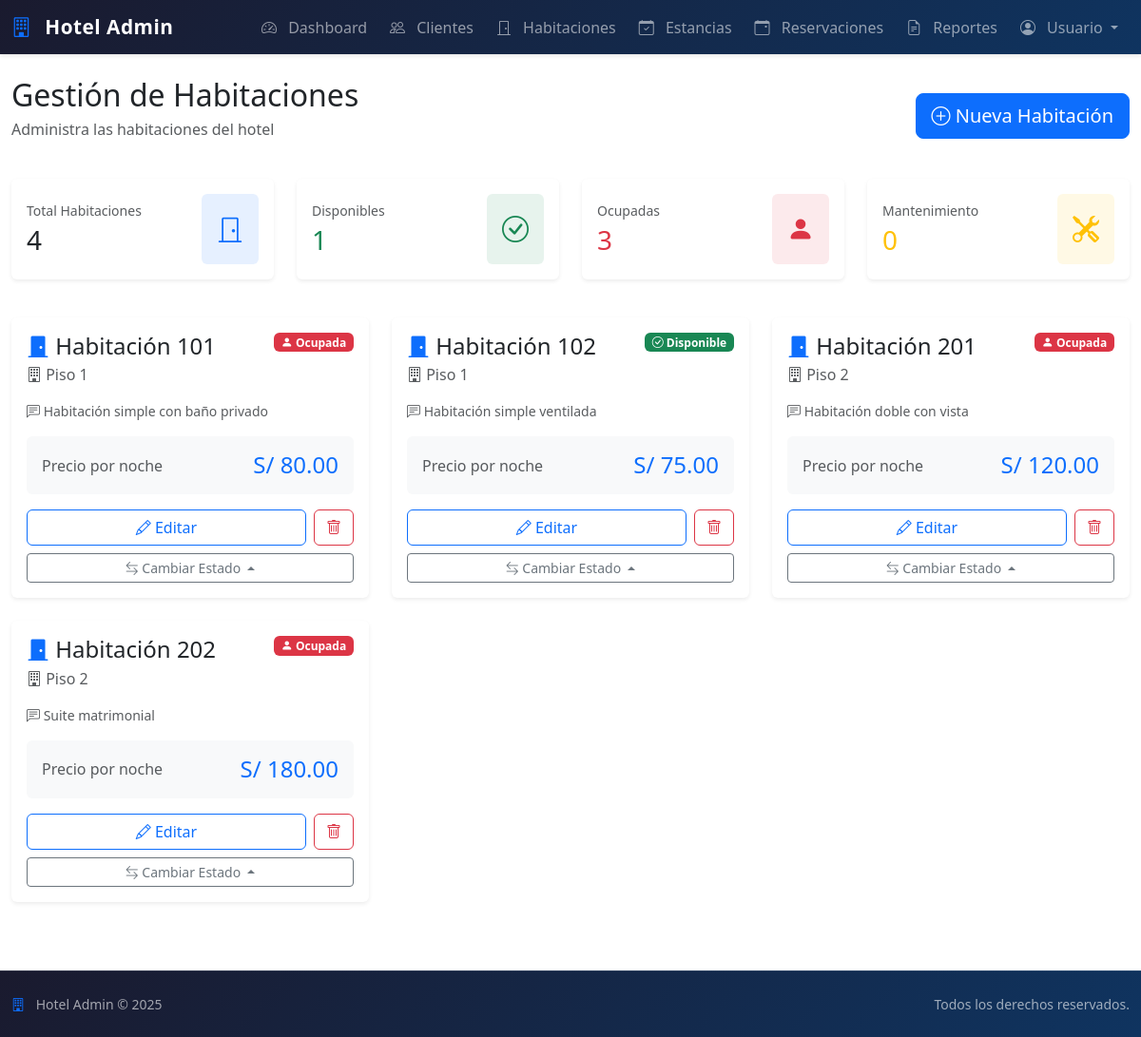
Page /public/rooms on the earlier database version.
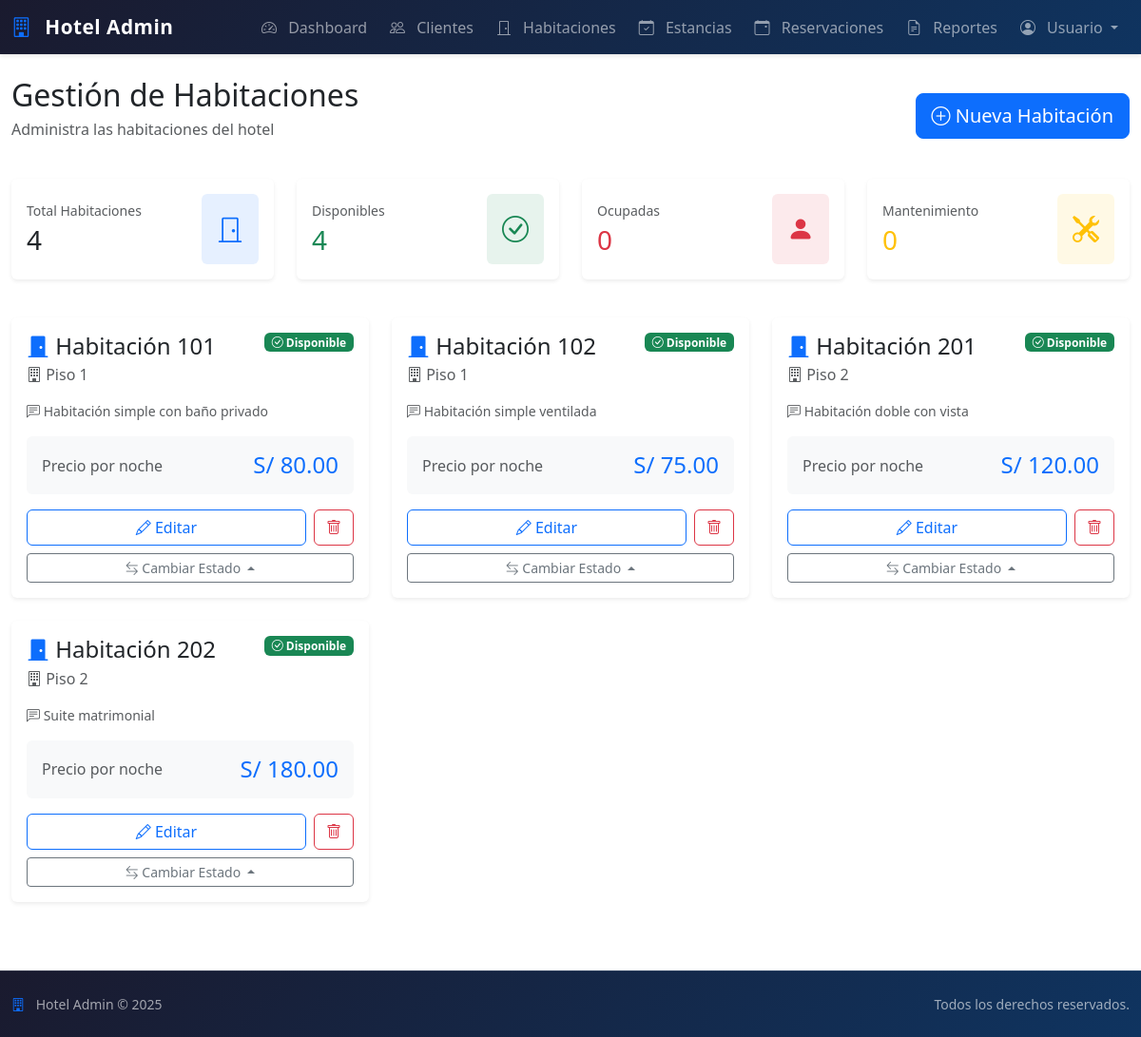
Same page on the later database version.
### tables this page shows
CREATE TABLE `rooms` (
  `id` int(11) NOT NULL,
  `code` varchar(50) NOT NULL,
  `floor` varchar(50) DEFAULT NULL,
  `description` text DEFAULT NULL,
  `price` decimal(10,2) NOT NULL DEFAULT 0.00,
  `status` enum('available','occupied','maintenance') DEFAULT 'available'
);

### core/Controller.php (called while the page is built, shortened)
<?php
class Controller {
    public function view($view, $data = []) {
        extract($data);
        require_once "../app/views/$view.php";
    }
}

### app/controllers/RoomsController.php (called while the page is built, shortened)
<?php
class RoomsController extends Controller {
    private $room;
    public function __construct() {
        $this->room = new Room();
    }
    public function index() {
        $rooms = $this->room->getAll();
        $this->view('rooms/index', ['rooms' => $rooms]);
    }
}

### public/index.php (called while the page is built, shortened)
<?php
require_once "../config/database.php";
require_once "../core/Controller.php";
require_once "../app/models/Model.php";
require_once "../app/models/Room.php";
$url = isset($_GET['url']) ? trim($_GET['url'], '/') : 'auth/login';
$parts = explode("/", $url);
$method = $parts[1] ?? "index";
$controller = new $controllerName();
$params = array_slice($parts, 2);
call_user_func_array([$controller, $method], $params);

### config/database.php (called while the page is built, shortened)
<?php
class Database {
    private static $instance = null;
    private function __construct() {
        $this->host     = getenv('DB_HOST') ?: 'localhost';
        $this->dbname   = getenv('DB_NAME') ?: 'hotel_admin';
        $this->username = getenv('DB_USER') ?: 'root';
        $this->password = getenv('DB_PASS') ?: '';
    }
    public static function connect(): PDO {
        if (self::$instance === null) {
            $db = new self();
            $dsn = sprintf('mysql:host=%s;dbname=%s;charset=%s', $db->host, $db->dbname, 'utf8mb4');
            $options = [
                PDO::ATTR_ERRMODE            => PDO::ERRMODE_EXCEPTION,
                PDO::ATTR_DEFAULT_FETCH_MODE => PDO::FETCH_ASSOC,
                PDO::ATTR_EMULATE_PREPARES   => false,
            ];
            try {
                self::$instance = new PDO($dsn, $db->username, $db->password, $options);
            } catch (PDOException $e) {
                throw new RuntimeException('Error en la conexión a la base de datos', 0, $e);
            }
        }
        return self::$instance;
    }
}

### app/models/Model.php (called while the page is built, shortened)
<?php
require_once __DIR__ . "/../../config/database.php";
class Model {
    public function __construct() {
        try {
            $this->db = Database::connect();
        } catch (RuntimeException $e) {
            die('Error al conectar a la BD: ' . $e->getMessage());
        }
    }
}

### app/models/Room.php (called while the page is built, shortened)
<?php
class Room extends Model {
    public function getAll() {
        $sql = "SELECT * FROM rooms ORDER BY code ASC";
        return $this->db->query($sql)->fetchAll();
    }
}

### app/views/rooms/index.php (the view, shortened to what this page needs)
<?php require_once __DIR__ . '/../layout/header.php'; ?>
<div class="container-fluid mt-4 mb-5">
    <div class="d-flex justify-content-between align-items-center mb-4">
        <div>
            <h1 class="h2 mb-1">Gestión de Habitaciones</h1>
            <p class="text-muted">Administra las habitaciones del hotel</p>
        </div>
        <a href="/rooms/create" class="btn btn-primary btn-lg">
            <i class="bi bi-plus-circle"></i> Nueva Habitación
        </a>
    </div>
    <div class="row mb-4">
        <?php
            $total = count($rooms);
            $available = count(array_filter($rooms, fn($r) => $r['status'] === 'available'));
            $occupied = count(array_filter($rooms, fn($r) => $r['status'] === 'occupied'));
            $maintenance = count(array_filter($rooms, fn($r) => $r['status'] === 'maintenance'));
        ?>
        <div class="col-md-3 mb-3">
            <div class="card border-0 shadow-sm">
                <div class="card-body">
                    <div class="d-flex justify-content-between align-items-center">
                        <div>
                            <p class="text-muted mb-1 small">Total Habitaciones</p>
                            <h3 class="mb-0"><?= $total ?></h3>
                        </div>
                        <div class="bg-primary bg-opacity-10 rounded p-3">
                            <i class="bi bi-door-closed fs-3 text-primary"></i>
                        </div>
                    </div>
                </div>
            </div>
        </div>
        <div class="col-md-3 mb-3">
            <div class="card border-0 shadow-sm">
                <div class="card-body">
                    <div class="d-flex justify-content-between align-items-center">
                        <div>
                            <p class="text-muted mb-1 small">Disponibles</p>
                            <h3 class="mb-0 text-success"><?= $available ?></h3>
                        </div>
                        <div class="bg-success bg-opacity-10 rounded p-3">
                            <i class="bi bi-check-circle fs-3 text-success"></i>
                        </div>
                    </div>
                </div>
            </div>
        </div>
        <div class="col-md-3 mb-3">
            <div class="card border-0 shadow-sm">
                <div class="card-body">
                    <div class="d-flex justify-content-between align-items-center">
                        <div>
                            <p class="text-muted mb-1 small">Ocupadas</p>
                            <h3 class="mb-0 text-danger"><?= $occupied ?></h3>
                        </div>
                        <div class="bg-danger bg-opacity-10 rounded p-3">
                            <i class="bi bi-person-fill fs-3 text-danger"></i>
                        </div>
                    </div>
                </div>
            </div>
        </div>
        <div class="col-md-3 mb-3">
            <div class="card border-0 shadow-sm">
                <div class="card-body">
                    <div class="d-flex justify-content-between align-items-center">
                        <div>
                            <p class="text-muted mb-1 small">Mantenimiento</p>
                            <h3 class="mb-0 text-warning"><?= $maintenance ?></h3>
                        </div>
                        <div class="bg-warning bg-opacity-10 rounded p-3">
                            <i class="bi bi-tools fs-3 text-warning"></i>
                        </div>
                    </div>
                </div>
            </div>
        </div>
    </div>
    <?php if (!empty($rooms) && is_array($rooms)): ?>
        <div class="row">
            <?php foreach ($rooms as $room): ?>
                <div class="col-md-6 col-lg-4 mb-4">
                    <div class="card border-0 shadow-sm h-100 room-card">
                        <div class="card-body">
                            <div class="d-flex justify-content-between align-items-start mb-3">
                                <div>
                                    <h4 class="mb-1">
                                        <i class="bi bi-door-closed-fill text-primary"></i>
                                        Habitación <?= htmlspecialchars($room['code']) ?>
                                    </h4>
                                    <p class="text-muted mb-0">
                                        <i class="bi bi-building"></i> Piso <?= htmlspecialchars($room['floor']) ?>
                                    </p>
                                </div>
                                <?php
                                    $statusConfig = [
                                        'available' => ['text' => 'Disponible', 'class' => 'success', 'icon' => 'check-circle'],
                                        'occupied' => ['text' => 'Ocupada', 'class' => 'danger', 'icon' => 'person-fill'],
                                        'maintenance' => ['text' => 'Mantenimiento', 'class' => 'warning', 'icon' => 'tools']
                                    ];
                                    $status = $statusConfig[$room['status']] ?? ['text' => 'Desconocido', 'class' => 'secondary', 'icon' => 'question'];
                                ?>
                                <span class="badge bg-<?= $status['class'] ?>">
                                    <i class="bi bi-<?= $status['icon'] ?>"></i> <?= $status['text'] ?>
                                </span>
                            </div>
                            <div class="mb-3">
                                <p class="text-muted small mb-0">
                                    <?php if (!empty($room['description'])): ?>
                                        <i class="bi bi-chat-left-text"></i> <?= htmlspecialchars($room['description']) ?>
                                    <?php else: ?>
                                        <i class="bi bi-info-circle"></i> Sin descripción
                                    <?php endif; ?>
                                </p>
                            </div>
                            <div class="mb-3">
                                <div class="d-flex align-items-center justify-content-between p-3 bg-light rounded">
                                    <span class="text-muted">Precio por noche</span>
                                    <h4 class="mb-0 text-primary">S/ <?= number_format($room['price'], 2) ?></h4>
                                </div>
                            </div>
                            <div class="d-flex gap-2">
                                <a href="/rooms/edit/<?= $room['id'] ?>" class="btn btn-outline-primary flex-fill" title="Editar">
                                    <i class="bi bi-pencil"></i> Editar
                                </a>
                                <a href="/rooms/delete/<?= $room['id'] ?>" class="btn btn-outline-danger" title="Eliminar" onclick="return confirm('¿Eliminar esta habitación?')">
                                    <i class="bi bi-trash"></i>
                                </a>
                            </div>
                            <div class="mt-2">
                                <div class="dropdown dropup">
                                    <button class="btn btn-sm btn-outline-secondary dropdown-toggle w-100" type="button" data-bs-toggle="dropdown" aria-expanded="false">
                                        <i class="bi bi-arrow-left-right"></i> Cambiar Estado
                                    </button>
                                </div>
                            </div>
                        </div>
                    </div>
                </div>
            <?php endforeach; ?>
        </div>
    <?php endif; ?>
</div>
<?php require_once __DIR__ . '/../layout/footer.php'; ?>

### app/views/layout/header.php (shortened to what this page needs)
<!DOCTYPE html>
<html lang="es">
<head>
    <link href="https://cdn.jsdelivr.net/npm/bootstrap@5.3.3/dist/css/bootstrap.min.css" rel="stylesheet">
    <link rel="stylesheet" href="https://cdn.jsdelivr.net/npm/bootstrap-icons@1.11.1/font/bootstrap-icons.css">
    <link rel="stylesheet" href="/assets/css/custom.css">
</head>
<body class="d-flex flex-column min-vh-100">
    <nav class="navbar navbar-expand-lg navbar-dark sticky-top">
        <div class="container-fluid">
<a class="navbar-brand fw-bold" href="/dashboard">
    <i class="bi bi-building"></i> Hotel Admin
</a>
            <div class="collapse navbar-collapse" id="navbarNav">
                <ul class="navbar-nav ms-auto">
                    <li class="nav-item">
                        <a class="nav-link" href="/dashboard">
                            <i class="bi bi-speedometer2"></i> Dashboard
                        </a>
                    </li>
                    <li class="nav-item">
                        <a class="nav-link" href="/clients">
                            <i class="bi bi-people"></i> Clientes
                        </a>
                    </li>
                    <li class="nav-item">
                        <a class="nav-link" href="/rooms">
                            <i class="bi bi-door-closed"></i> Habitaciones
                        </a>
                    </li>
                    <li class="nav-item">
                        <a class="nav-link" href="/stays">
                            <i class="bi bi-calendar-check"></i> Estancias
                        </a>
                    </li>
                    <li class="nav-item">
                        <a class="nav-link" href="/reservations">
                            <i class="bi bi-calendar-event"></i> Reservaciones
                        </a>
                    </li>
                    <li class="nav-item">
                        <a class="nav-link" href="/reports/monthly">
                            <i class="bi bi-file-earmark-text"></i> Reportes
                        </a>
                    </li>
                    <li class="nav-item dropdown">
                        <a class="nav-link dropdown-toggle" href="#" id="userDropdown" role="button" data-bs-toggle="dropdown" aria-expanded="false">
                            <i class="bi bi-person-circle"></i> <?= htmlspecialchars($_SESSION['user_name'] ?? 'Usuario') ?>
                        </a>
                    </li>
                </ul>
            </div>
        </div>
    </nav>
    <main class="flex-grow-1">

### app/views/layout/footer.php (shortened to what this page needs)
    </main>
<footer class="bg-dark text-light mt-auto py-4">
    <div class="container-fluid">
        <div class="row align-items-center">
            <div class="col-md-6">
                <p class="text-muted mb-0 small">
                    <i class="bi bi-building"></i> Hotel Admin © 2025
                </p>
            </div>
            <div class="col-md-6 text-md-end">
                <p class="text-muted mb-0 small">
                    Todos los derechos reservados.
                </p>
            </div>
        </div>
    </div>
</footer>
</body>
</html>

### public/assets/css/custom.css (style rules this page uses)
.navbar { background: linear-gradient(135deg, #1a1a2e 0%, #0f3460 100%) !important; box-shadow: 0 2px 4px rgba(0, 0, 0, 0.1); }
.navbar-brand { font-size: 1.3rem; letter-spacing: 0.5px; font-weight: 700; }
.navbar-brand i { margin-right: 0.5rem; color: #0d6efd; }
.nav-link { transition: color 0.3s ease; margin: 0 0.25rem; }
.nav-link i { margin-right: 0.5rem; }
footer { margin-top: auto; background: linear-gradient(135deg, #1a1a2e 0%, #0f3460 100%); border-top: 1px solid rgba(255, 255, 255, 0.1); }
footer .text-muted { color: rgba(255, 255, 255, 0.6) !important; transition: color 0.3s ease; }
footer .bi { margin-right: 0.5rem; color: #0d6efd; }
footer p { margin-bottom: 0; font-size: 0.9rem; }

### app/views/rooms/index.php (style rules this page uses)
.room-card { transition: transform 0.2s ease, box-shadow 0.2s ease; }

Differences in the rows shown:
changed rooms "Habitación simple con baño privado": status "Ocupada" → "Disponible"
changed rooms "Habitación doble con vista": status "Ocupada" → "Disponible"
changed rooms "Suite matrimonial": status "Ocupada" → "Disponible"
Other differences:
$available: "1" → "4"
$occupied: "3" → "0"
